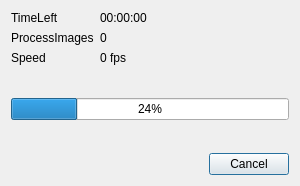
<?xml version="1.0" encoding="UTF-8"?>
<ui version="4.0">
 <class>DialogProcessing</class>
 <widget class="QDialog" name="DialogProcessing">
  <property name="geometry">
   <rect>
    <x>0</x>
    <y>0</y>
    <width>300</width>
    <height>186</height>
   </rect>
  </property>
  <property name="windowTitle">
   <string>Dialog</string>
  </property>
  <layout class="QGridLayout" name="gridLayout">
   <item row="0" column="0">
    <widget class="QLabel" name="label">
     <property name="text">
      <string>TimeLeft</string>
     </property>
    </widget>
   </item>
   <item row="0" column="1">
    <widget class="QLabel" name="labelTimeLeft">
     <property name="sizePolicy">
      <sizepolicy hsizetype="Expanding" vsizetype="Preferred">
       <horstretch>0</horstretch>
       <verstretch>0</verstretch>
      </sizepolicy>
     </property>
     <property name="text">
      <string>00:00:00</string>
     </property>
    </widget>
   </item>
   <item row="2" column="1">
    <widget class="QLabel" name="labelSpeed">
     <property name="text">
      <string>0 fps</string>
     </property>
    </widget>
   </item>
   <item row="6" column="0" colspan="2">
    <widget class="QDialogButtonBox" name="buttonBox">
     <property name="standardButtons">
      <set>QDialogButtonBox::Cancel</set>
     </property>
    </widget>
   </item>
   <item row="2" column="0">
    <widget class="QLabel" name="label_2">
     <property name="text">
      <string>Speed</string>
     </property>
    </widget>
   </item>
   <item row="1" column="0">
    <widget class="QLabel" name="labelImages_xx">
     <property name="text">
      <string>ProcessImages</string>
     </property>
    </widget>
   </item>
   <item row="5" column="0">
    <spacer name="verticalSpacer_2">
     <property name="orientation">
      <enum>Qt::Vertical</enum>
     </property>
     <property name="sizeType">
      <enum>QSizePolicy::MinimumExpanding</enum>
     </property>
     <property name="sizeHint" stdset="0">
      <size>
       <width>20</width>
       <height>16</height>
      </size>
     </property>
    </spacer>
   </item>
   <item row="1" column="1">
    <widget class="QLabel" name="labelImages">
     <property name="text">
      <string>0</string>
     </property>
    </widget>
   </item>
   <item row="4" column="0" colspan="2">
    <widget class="QProgressBar" name="progressBar">
     <property name="value">
      <number>24</number>
     </property>
    </widget>
   </item>
   <item row="3" column="0">
    <spacer name="verticalSpacer_1">
     <property name="orientation">
      <enum>Qt::Vertical</enum>
     </property>
     <property name="sizeType">
      <enum>QSizePolicy::MinimumExpanding</enum>
     </property>
     <property name="sizeHint" stdset="0">
      <size>
       <width>20</width>
       <height>5</height>
      </size>
     </property>
    </spacer>
   </item>
  </layout>
 </widget>
 <resources/>
 <connections/>
</ui>
